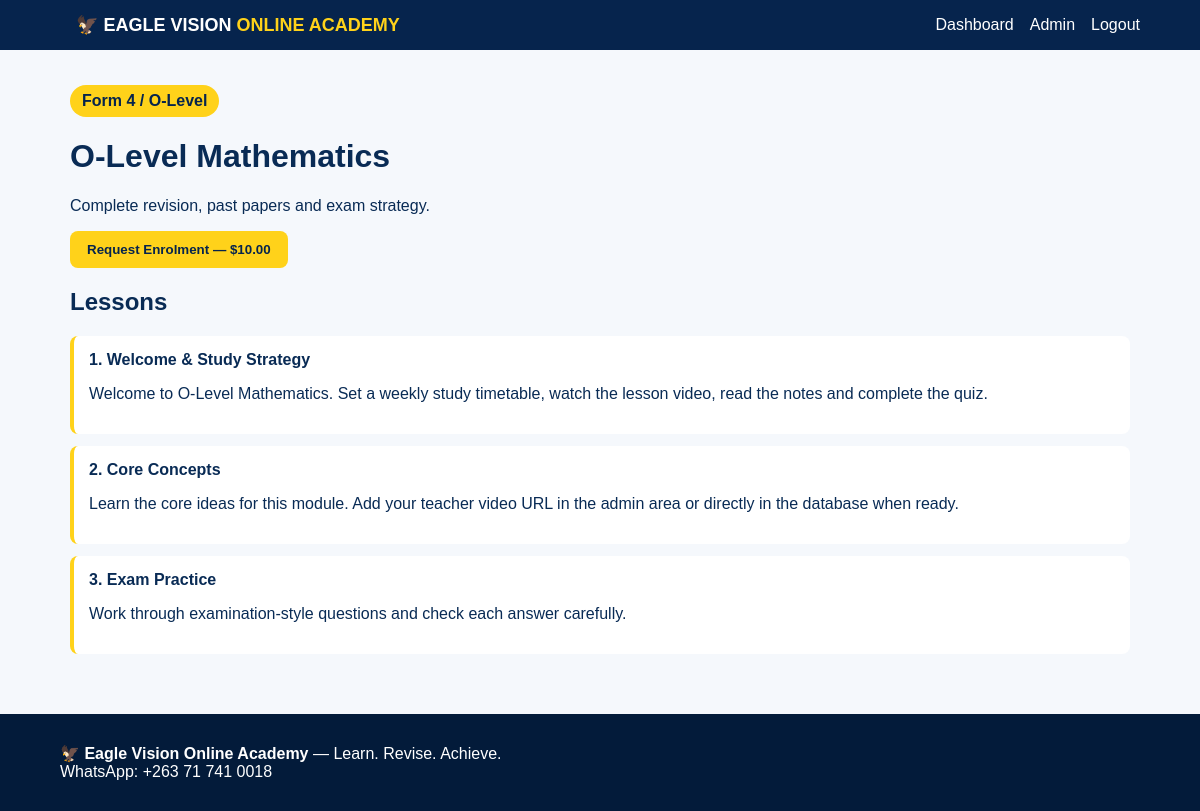
The app's page /course/4 (signed in) with its own data.
### tables this page shows
CREATE TABLE courses(
        id INTEGER PRIMARY KEY AUTOINCREMENT,
        title TEXT NOT NULL,
        level TEXT NOT NULL,
        description TEXT,
        price REAL NOT NULL DEFAULT 0,
        active INTEGER NOT NULL DEFAULT 1
    );

CREATE TABLE lessons(
        id INTEGER PRIMARY KEY AUTOINCREMENT,
        course_id INTEGER NOT NULL,
        title TEXT NOT NULL,
        content TEXT,
        video_url TEXT,
        position INTEGER NOT NULL DEFAULT 1,
        FOREIGN KEY(course_id) REFERENCES courses(id)
    );

### app.py (the view)
@app.route("/course/<int:course_id>")
@login_required
def course(course_id):
    c = db().execute("SELECT * FROM courses WHERE id=?", (course_id,)).fetchone()
    if not c: return "Course not found", 404
    enrollment = db().execute("SELECT * FROM enrollments WHERE user_id=? AND course_id=?",(g.user["id"],course_id)).fetchone()
    lessons = db().execute("""SELECT l.*, COALESCE(p.completed,0) completed
                              FROM lessons l LEFT JOIN lesson_progress p
                              ON p.lesson_id=l.id AND p.user_id=?
                              WHERE l.course_id=? ORDER BY l.position""",(g.user["id"],course_id)).fetchall()
    quizzes = db().execute("SELECT * FROM quizzes WHERE course_id=?", (course_id,)).fetchall()
    return render_template("course.html", course=c, enrollment=enrollment, lessons=lessons, quizzes=quizzes)

### app.py (called while the page is built)
def db():
    if "db" not in g:
        g.db = sqlite3.connect(DB)
        g.db.row_factory = sqlite3.Row
    return g.db

@app.before_request
def load_user():
    g.user = None
    if session.get("user_id"):
        g.user = db().execute("SELECT * FROM users WHERE id=?", (session["user_id"],)).fetchone()

def login_required(view):
    @wraps(view)
    def wrapped(*args, **kwargs):
        if not g.user:
            flash("Please log in to continue.")
            return redirect(url_for("login"))
        return view(*args, **kwargs)
    return wrapped

### templates/course.html (shortened to what this page needs)
{% extends "base.html" %}{% block content %}<div class="container"><span class="pill">{{course.level}}</span><h1>{{course.title}}</h1><p>{{course.description}}</p>{% if not enrollment %}<form method="post" action="{{url_for('enrol',course_id=course.id)}}"><button class="btn">Request Enrolment — ${{"%.2f"|format(course.price)}}</button></form>{% elif enrollment.status != 'active' %}<p class="flash">Enrolment: {{enrollment.status}} <a class="btn" href="{{url_for('pay',course_id=course.id)}}">Submit Payment</a></p>{% else %}<p class="flash">Course Active ✅</p>{% endif %}
<h2>Lessons</h2>{% for l in lessons %}<div class="lesson"><strong>{{l.position}}. {{l.title}}</strong><p>{{l.content}}</p></div>{% endfor %}
</div>{% endblock %}

### static/style.css (style rules this page uses)
* { box-sizing:border-box }
body { margin:0;font-family:Arial,Helvetica,sans-serif;background:#f5f8fc;color:#092b55 }
.btn { display:inline-block;background:#ffd21a;color:#06244d;border:0;border-radius:8px;padding:11px 17px;font-weight:800;cursor:pointer }
.container { max-width:1100px;margin:35px auto;padding:0 20px }
.pill { display:inline-block;background:#ffd21a;color:#06244d;padding:7px 12px;border-radius:20px;font-weight:bold }
.lesson { border-left:4px solid #ffd21a;padding:15px;background:#fff;margin:12px 0;border-radius:8px }

### records on screen
courses: level "Form 4 / O-Level", title "O-Level Mathematics", description "Complete revision, past papers and exam strategy.", price "10.00"
lessons: position "1", title "Welcome & Study Strategy", content "Welcome to O-Level Mathematics. Set a weekly study timetable, watch the lesson video, read the notes and complete the quiz."
lessons: position "2", title "Core Concepts", content "Learn the core ideas for this module. Add your teacher video URL in the admin area or directly in the database when ready."
lessons: position "3", title "Exam Practice", content "Work through examination-style questions and check each answer carefully."
